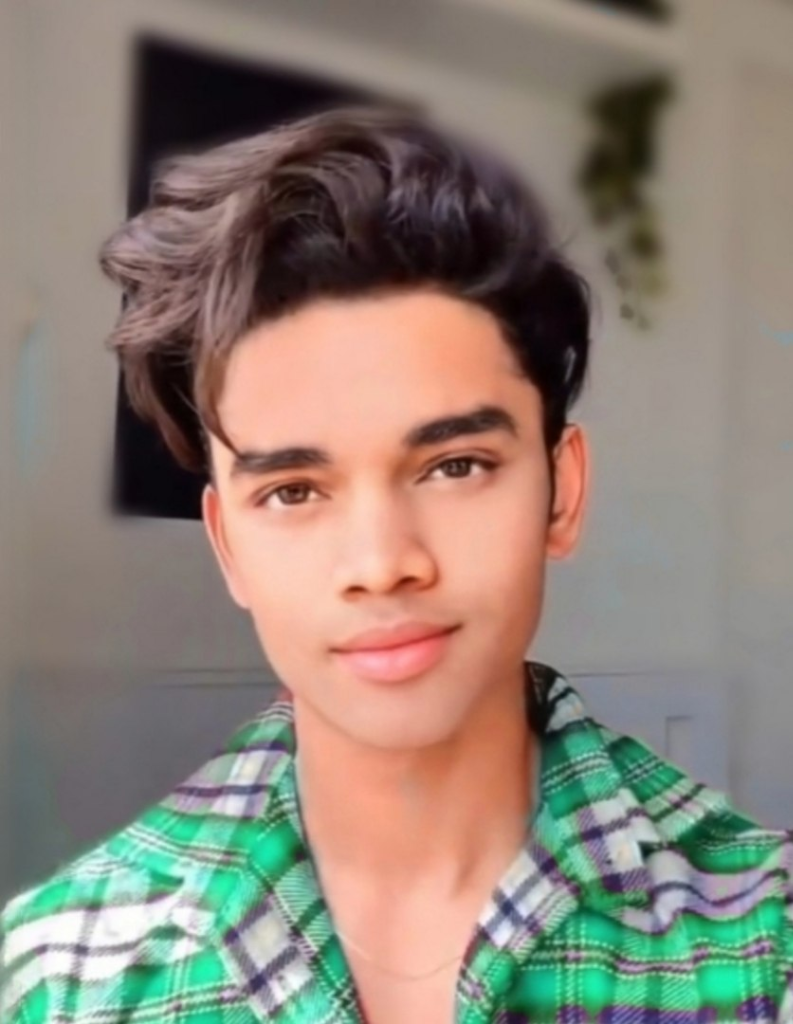
#> input picture photo.png, 793 x 1024 px, found by its file name
$ python test_vignette.py
#> lines starting #> are read from the running program, lines starting #| are printed output that depends on the picture
from PIL import Image

img = Image.open("photo.png").convert("RGB")
w, h = img.size
#> w = 793; h = 1024
cx, cy = w / 2.0, h * 0.45
#> cx = 396.5; cy = 460.8
rx, ry = w * 0.42, h * 0.46
#> rx = 333.1; ry = 471

pixels = img.load()
for y in range(h):
    for x in range(w):
        dx = (x - cx) / rx
        dy = (y - cy) / ry
        dist = dx*dx + dy*dy
        if dist > 1.0:
            pixels[x, y] = (0, 0, 0)
        elif dist > 0.5:
            factor = (1.0 - dist) / 0.5
            r, g, b = pixels[x, y]
            pixels[x, y] = (int(r * factor), int(g * factor), int(b * factor))

img.save("scratch/vignetted_photo.png")
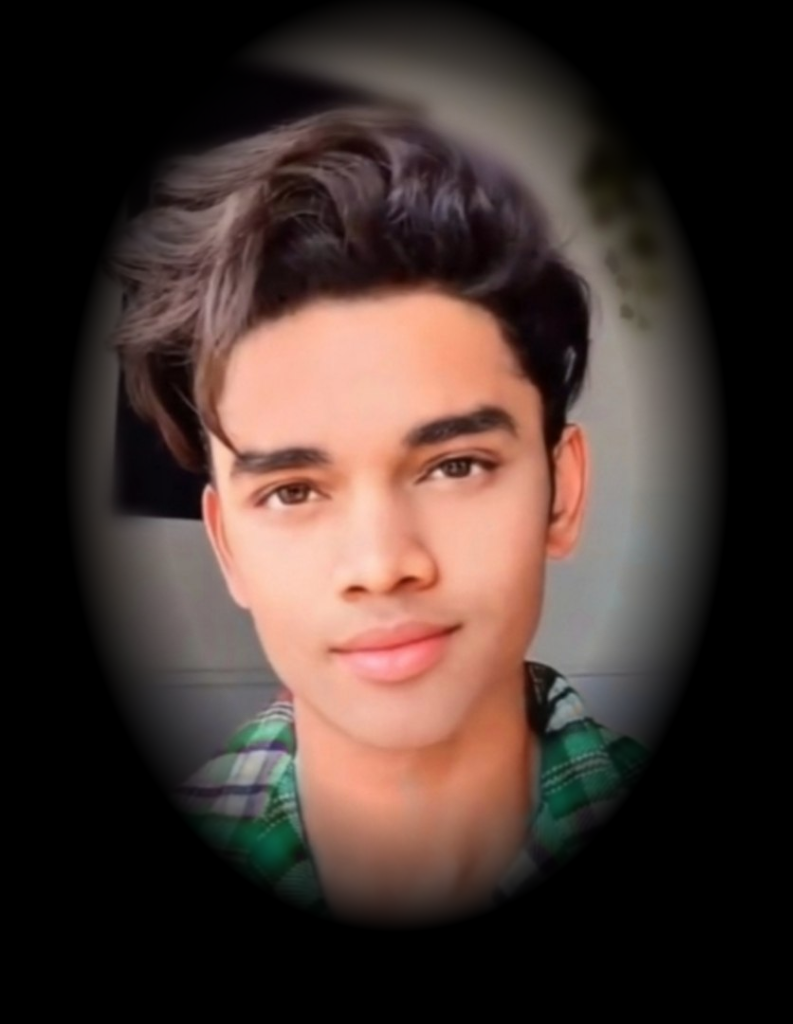
#> saved as vignetted_photo.png: PIL image 793x1024 RGB; mean R, G, B 69.2, 53.2, 48
print("Saved vignetted photo successfully!")
